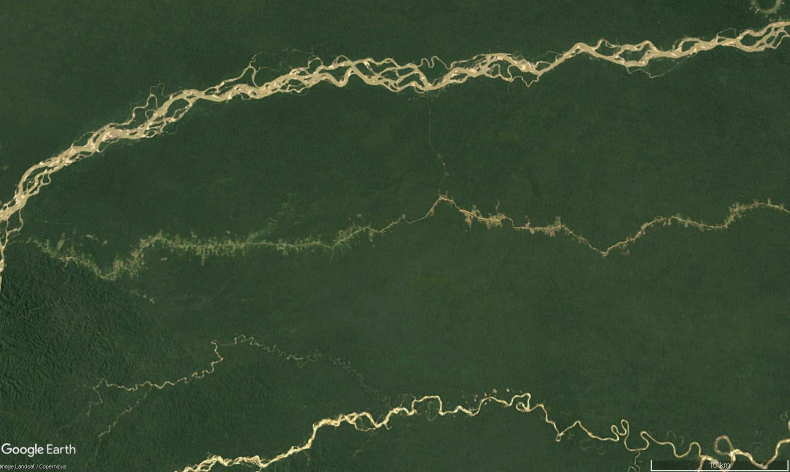
#> input picture imgs/1-1999.jpg, 1579 x 944 px (shown at 1/2 size)
$ jupyter execute CNN_colores.ipynb
#> lines starting #> are read from the running program, lines starting #| are printed output that depends on the picture; after the words box and inside, x2 and y2 are one past the last pixel; in counts of white or black regions, pixels touching at a corner belong together
[cell 1]
# -*- coding: latin-1 -*-
"""
EJEMPLO 3 - Eliminar el ruido

Volvemos a detectar bolas amarillas, pero esta vez eliminamos el ruido de
la máscara definiendo un kernel y aplicando un CLOSE+OPEN

Escrito por Glare y Transductor
www.robologs.net
"""
import cv2
import numpy as np

[cell 2]
#Cargamos la imagen:
img1 = cv2.imread("imgs/1-1999.jpg")
#> img1 is the input picture: shape (944, 1579, 3); mean B, G, R 48.5, 72.8, 54.5
img2 = cv2.imread("imgs/1-2016.jpg")
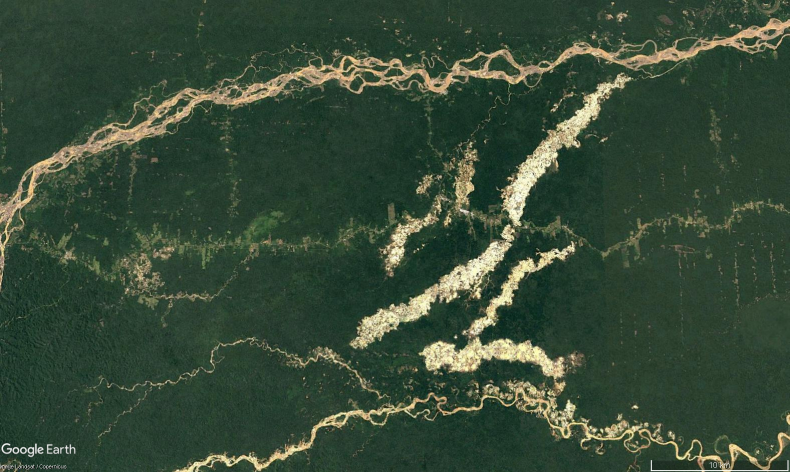
#> input picture imgs/1-2016.jpg, 1579 x 944 px (shown at 1/2 size)
#> img2 is the input picture: shape (944, 1579, 3); mean B, G, R 55.4, 74.3, 55.3

[cell 3]
#Convertimos la imagen a HSV:
hsv1 = cv2.cvtColor(img1, cv2.COLOR_BGR2HSV)
#> hsv1: shape (944, 1579, 3); mean H, S, V 54.1, 87.2, 73.1
hsv2 = cv2.cvtColor(img2, cv2.COLOR_BGR2HSV)
#> hsv2: shape (944, 1579, 3); mean H, S, V 62.6, 94.6, 75.5

[cell 4]
#Establecemos el rango mínimo y máximo de HSV:
verde_bajos = np.array([35,0,0])
verde_altos = np.array([85, 255, 255])

[cell 5]
#Detectamos los píxeles que estén dentro del rango que hemos establecido:
mask1 = cv2.inRange(hsv1, verde_bajos, verde_altos)
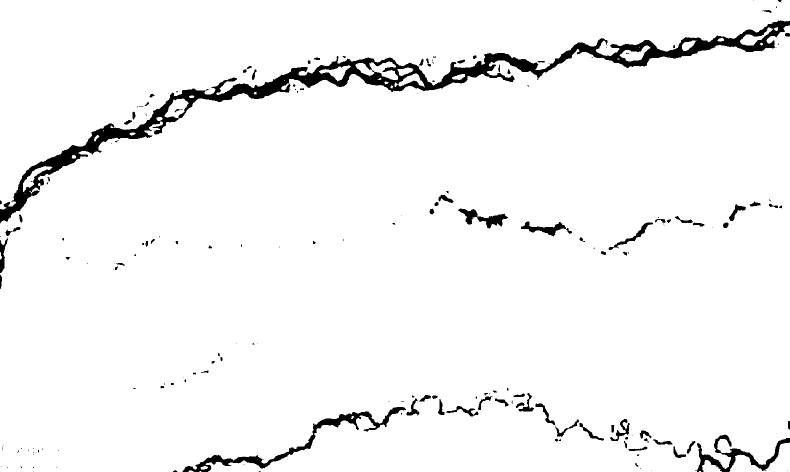
#> mask1: shape (944, 1579) (shown at 1/2 size); 96% white; 189 black regions (98 under 20 px), largest, box (x1, y1, x2, y2) and area: (0, 41, 1579, 447) 38846, (365, 814, 812, 944) 5503, (1390, 869, 1579, 944) 3250
mask2 = cv2.inRange(hsv2, verde_bajos, verde_altos)
#> mask2: shape (944, 1579); 89.6% white; 373 black regions (230 under 20 px), largest, box (x1, y1, x2, y2) and area: (0, 35, 1579, 582) 51402, (346, 482, 1387, 944) 43582, (700, 146, 1263, 699) 30126

[cell 6]
#Creamos un kernel:
kernel1 = np.ones((6,6),np.uint8) #Matriz de 6x6 llena de '1'
kernel2 = np.ones((6,6),np.uint8) #Matriz de 6x6 llena de '1'

[cell 7]
#Eliminamos el ruido con un CLOSE seguido de un OPEN:
mask1 = cv2.morphologyEx(mask1, cv2.MORPH_CLOSE, kernel1)
#> mask1: shape (944, 1579); 96.7% white; 78 black regions, largest, box (x1, y1, x2, y2) and area: (0, 120, 791, 445) 18552, (1210, 43, 1579, 136) 7720, (812, 80, 1206, 182) 7611
mask1 = cv2.morphologyEx(mask1, cv2.MORPH_OPEN, kernel1)
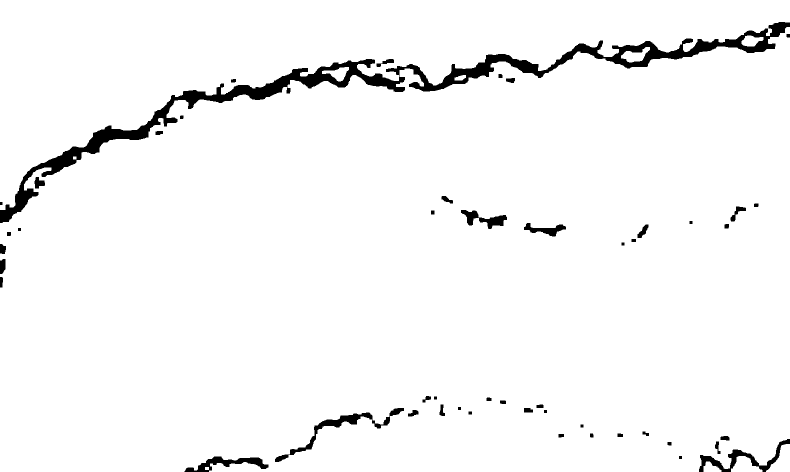
#> mask1: shape (944, 1579) (shown at 1/2 size); 96.6% white; 49 black regions, largest, box (x1, y1, x2, y2) and area: (0, 44, 1579, 446) 36544, (550, 816, 808, 924) 2947, (1398, 878, 1579, 944) 2534

mask2 = cv2.morphologyEx(mask2, cv2.MORPH_CLOSE, kernel2)
#> mask2: shape (944, 1579); 90.6% white; 108 black regions, largest, box (x1, y1, x2, y2) and area: (0, 37, 1579, 481) 46014, (701, 148, 1259, 698) 29638, (845, 484, 1152, 796) 20080
mask2 = cv2.morphologyEx(mask2, cv2.MORPH_OPEN, kernel2)
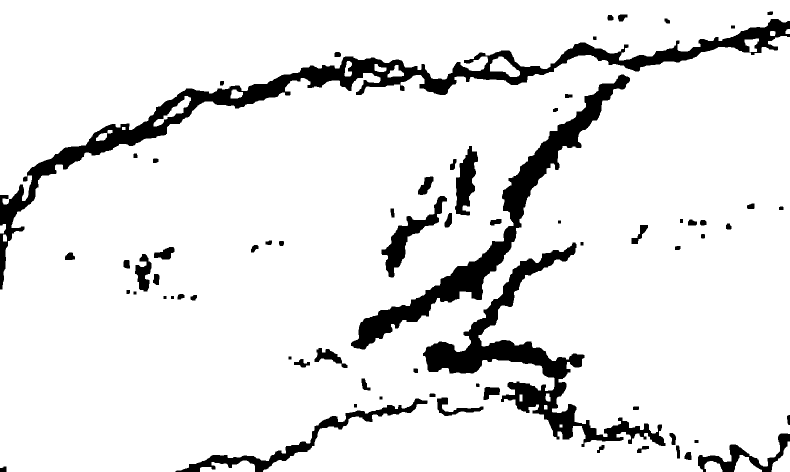
#> mask2: shape (944, 1579) (shown at 1/2 size); 90.3% white; 69 black regions, largest, box (x1, y1, x2, y2) and area: (0, 38, 1579, 579) 50485, (846, 485, 1331, 894) 31590, (702, 149, 1260, 699) 30031

[cell 8]
#Comparar estas dos mascaras:
mask_dif = cv2.subtract(mask1, mask2)
#> mask_dif: shape (944, 1579); 7.2% white; 218 white regions (54 under 20 px), largest, box (x1, y1, x2, y2) and area: (846, 485, 1331, 894) 31231, (702, 149, 1260, 699) 30031, (763, 392, 889, 555) 4868

[cell 9]
#Eliminamos el ruido de esta nueva máscara:
kernel = np.ones((6,6),np.uint8)
mask_dif = cv2.morphologyEx(mask_dif, cv2.MORPH_CLOSE, kernel)
#> mask_dif: shape (944, 1579); 7.2% white; 208 white regions (53 under 20 px), largest, box (x1, y1, x2, y2) and area: (847, 486, 1332, 895) 31231, (703, 150, 1261, 700) 30031, (764, 393, 890, 556) 4868
mask_dif = cv2.morphologyEx(mask_dif, cv2.MORPH_OPEN, kernel)
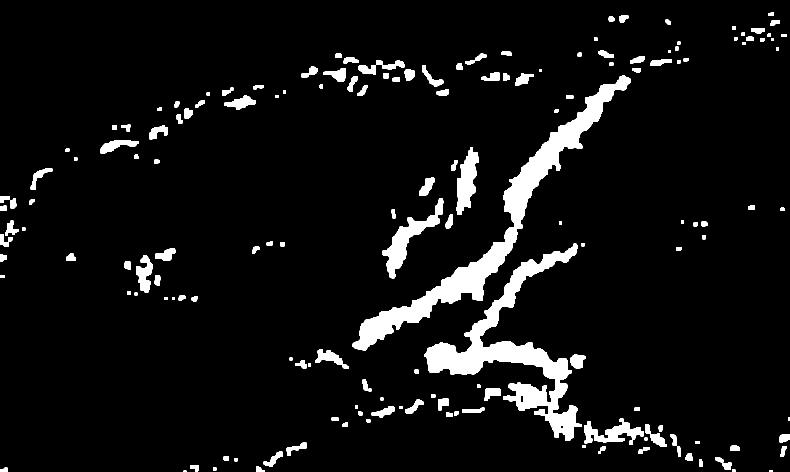
#> mask_dif: shape (944, 1579) (shown at 1/2 size); 6.6% white; 172 white regions (1 under 20 px), largest, box (x1, y1, x2, y2) and area: (704, 151, 1262, 701) 30031, (848, 487, 1163, 881) 26689, (765, 431, 880, 557) 4411

[cell 10]
#Marcar Imagenes
img1[mask_dif != 255] = [0, 0, 0]
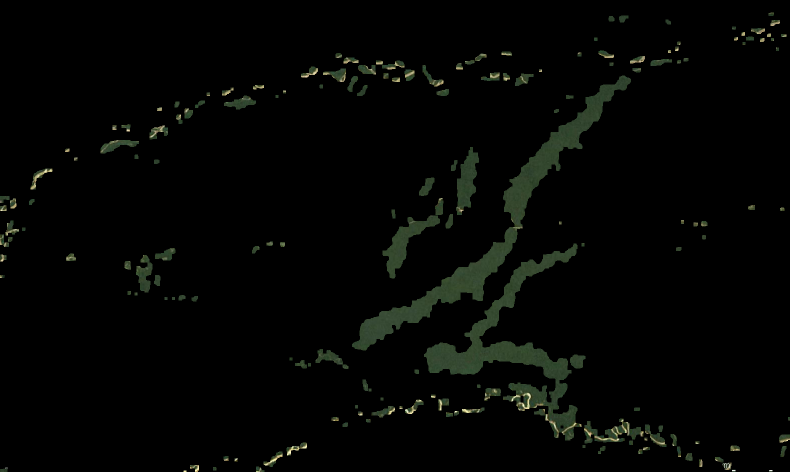
#> img1: shape (944, 1579, 3) (shown at 1/2 size); mean B, G, R 3.5, 5.2, 4.1
img2[mask_dif != 255] = [0, 0, 0]
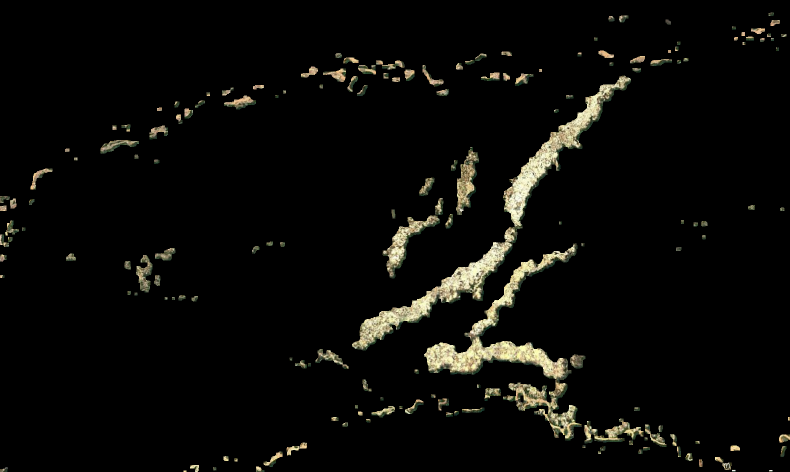
#> img2: shape (944, 1579, 3) (shown at 1/2 size); mean B, G, R 7.7, 10.1, 10.4

[cell 11]
cv2.imwrite('img1.jpg',img1)
cv2.imwrite('img2.jpg',img2)
#> Out = True

[cell 12]
#Mostramos la imagen original y la máscara:
cv2.imshow("Imagen1", cv2.resize(img1, None, fx=0.4, fy=0.4))
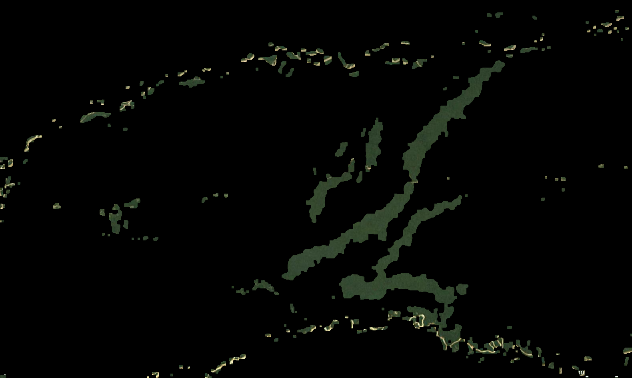
#> window 'Imagen1': shape (378, 632, 3); mean B, G, R 3.5, 5.2, 4.1
cv2.imshow("Imagen2", cv2.resize(img2, None, fx=0.4, fy=0.4))
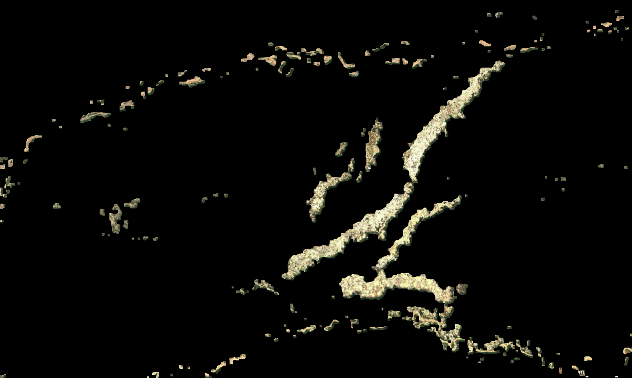
#> window 'Imagen2': shape (378, 632, 3); mean B, G, R 7.7, 10.1, 10.4
cv2.imshow("diferencia", cv2.resize(mask_dif, None, fx=0.4, fy=0.4))
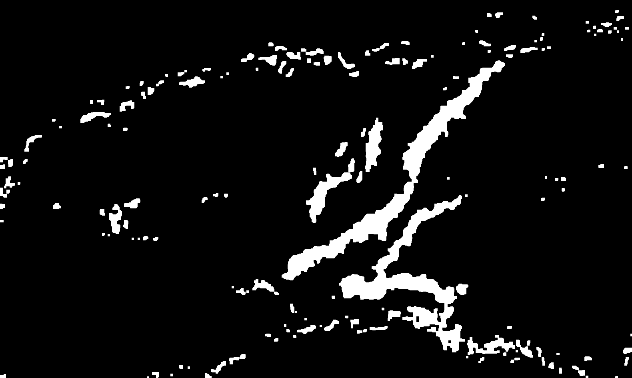
#> window 'diferencia': shape (378, 632); min 0, max 255, mean 16.9
